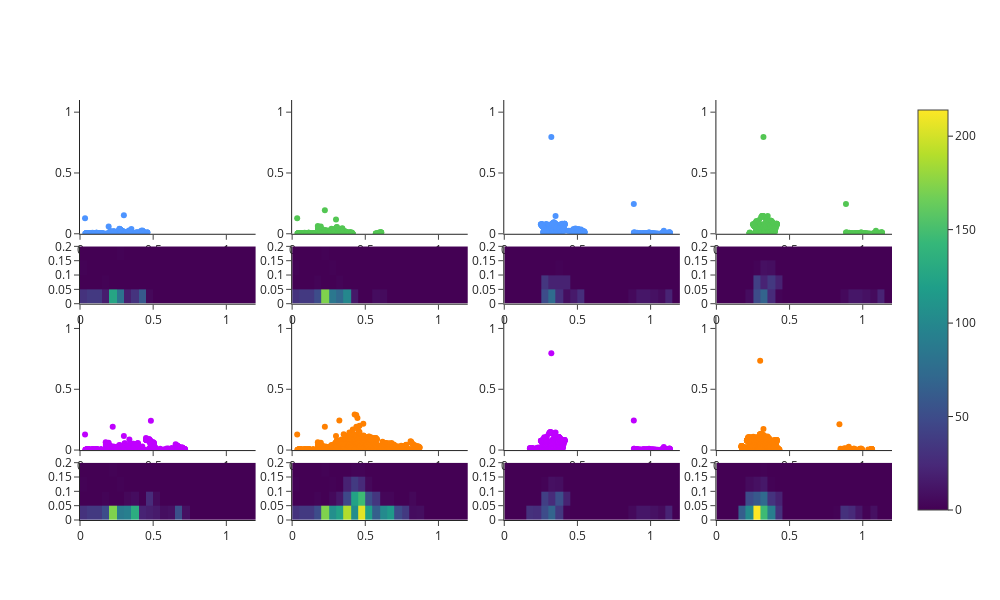

Notebook code for this chart:
### Code cell
x_end=1.2
y_end=.2
size=0.05
y_size=0.05
marker_color=['#4d94ff','#53c653','#bf00ff','#ff8000']

fig = make_subplots(
    rows=4, cols=4,
    column_widths=[0.25, 0.25, 0.25,0.25],
    row_heights=[0.35,0.15,0.35,0.15],
    vertical_spacing=0.03,
    horizontal_spacing=0.045,
    specs=[[ {"type": "scatter"},{"type": "scatter"},{"type": "scatter"},{"type": "scatter"}],
           [ {"type": "Histogram2d"},{"type": "Histogram2d"},{"type": "Histogram2d"},{"type": "Histogram2d"}],
           [ {"type": "scatter"},{"type": "scatter"},{"type": "scatter"},{"type": "scatter"}],
           [ {"type": "Histogram2d"},{"type": "Histogram2d"},{"type": "Histogram2d"},{"type": "Histogram2d"}]])

fig.add_trace(
    go.Scatter(
    x=x_1,
    y=y_1,
    mode='markers',
    marker_color=marker_color[0],
    ),
    row=1,col=1,
)

fig.update_xaxes(
    range=[0,1.2],  # sets the range of xaxis
)

fig.add_trace(
    go.Histogram2d(
    x=x_1,
    y=y_1,
    autobinx=False,
    xbins=dict(start=0, end=x_end, size=size),
    autobiny=False,
    ybins=dict(start=0, end=y_end, size=y_size),
    coloraxis = "coloraxis",
    ),
    row=2, col=1,
)

fig.add_trace(
    go.Scatter(
    x=x_2,
    y=y_2,
    mode='markers',
    marker_color=marker_color[1],
    ),
    row=1,col=2,
)

fig.add_trace(
    go.Histogram2d(
    x=x_2,
    y=y_2,
    autobinx=False,
    xbins=dict(start=0, end=x_end, size=size),
    autobiny=False,
    ybins=dict(start=0, end=y_end, size=y_size),
    coloraxis = "coloraxis",
    ),
    row=2, col=2,
)

fig.add_trace(
    go.Scatter(
    x=x_3,
    y=y_3,
    mode='markers',
    marker_color=marker_color[2],
    ),
    row=3,col=1,
)

fig.add_trace(
    go.Histogram2d(
    x=x_3,
    y=y_3,
    autobinx=False,
    xbins=dict(start=0, end=x_end, size=size),
    autobiny=False,
    ybins=dict(start=0, end=y_end, size=y_size),
    coloraxis = "coloraxis",
    ),
    row=4, col=1,
)

fig.add_trace(
    go.Scatter(
    x=x,
    y=y,
    mode='markers',
    marker_color=marker_color[3],
    ),
    row=3,col=2,
)

fig.add_trace(
    go.Histogram2d(
    x=x,
    y=y,
    autobinx=False,
    xbins=dict(start=0, end=x_end, size=size),
    autobiny=False,
    ybins=dict(start=0, end=y_end, size=y_size),
    coloraxis = "coloraxis",
    ),
    row=4, col=2,
)
#mild-----------------------------------------------------------

fig.add_trace(
    go.Scatter(
    x=xm_1,
    y=ym_1,
    mode='markers',
    marker_color=marker_color[0],
    ),
    row=1,col=3,
)

fig.update_xaxes(
    range=[0,1.2],  # sets the range of xaxis
)

fig.add_trace(
    go.Histogram2d(
    x=xm_1,
    y=ym_1,
    autobinx=False,
    xbins=dict(start=0, end=x_end, size=size),
    autobiny=False,
    ybins=dict(start=0, end=y_end, size=y_size),
    coloraxis = "coloraxis",
    ),
    row=2, col=3,
)

fig.add_trace(
    go.Scatter(
    x=xm_2,
    y=ym_2,
    mode='markers',
    marker_color=marker_color[1],
    ),
    row=1,col=4,
)

fig.add_trace(
    go.Histogram2d(
    x=xm_2,
    y=ym_2,
    autobinx=False,
    xbins=dict(start=0, end=x_end, size=size),
    autobiny=False,
    ybins=dict(start=0, end=y_end, size=y_size),
    coloraxis = "coloraxis",
    ),
    row=2, col=4,
)

fig.add_trace(
    go.Scatter(
    x=xm_3,
    y=ym_3,
    mode='markers',
    marker_color=marker_color[2],
    ),
    row=3,col=3,
)

fig.add_trace(
    go.Histogram2d(
    x=xm_3,
    y=ym_3,
    autobinx=False,
    xbins=dict(start=0, end=x_end, size=size),
    autobiny=False,
    ybins=dict(start=0, end=y_end, size=y_size),
    coloraxis = "coloraxis",
    ),
    row=4, col=3,
)

fig.add_trace(
    go.Scatter(
    x=xm,
    y=ym,
    mode='markers',
    marker_color=marker_color[3],
    ),
    row=3,col=4,
)

fig.add_trace(
    go.Histogram2d(
    x=xm,
    y=ym,
    autobinx=False,
    xbins=dict(start=0, end=x_end, size=size),
    autobiny=False,
    ybins=dict(start=0, end=y_end, size=y_size),
    coloraxis = "coloraxis",
    ),
    row=4, col=4,
)

fig.update_layout(
    height=600,
    width=1000,
    showlegend=False,
    template='simple_white'
)

y_range=1.1
fig['layout']['yaxis'].update(range=[0,y_range])
fig['layout']['yaxis2'].update(range=[0,y_range])
fig['layout']['yaxis3'].update(range=[0,y_range])
fig['layout']['yaxis4'].update(range=[0,y_range])
fig['layout']['yaxis9'].update(range=[0,y_range])
fig['layout']['yaxis10'].update(range=[0,y_range])
fig['layout']['yaxis11'].update(range=[0,y_range])
fig['layout']['yaxis12'].update(range=[0,y_range])


fig.show()

#pio.write_image(fig, 'E:/Topological_Analysis_of_Time_Series/pictures/pdf_graph_raw/Result_rapid2.pdf',scale=1,height=800,width=1200)

### Figure 1 — Plotly figure (JSON) as saved in the notebook; plotly's stock layout.template omitted (floating-point values rounded to 4 significant figures; data arrays with more than 128 entries replaced by an {"elided": "..."} marker saying what was removed)
{"data": [{"marker": {"color": "#4d94ff"}, "mode": "markers", "type": "scatter", "x": {"elided": "444 float values"}, "xaxis": "x", "y": {"elided": "444 float values"}, "yaxis": "y"}, {"autobinx": false, "autobiny": false, "coloraxis": "coloraxis", "type": "histogram2d", "x": {"elided": "444 float values"}, "xaxis": "x5", "xbins": {"end": 1.2, "size": 0.05, "start": 0}, "y": {"elided": "444 float values"}, "yaxis": "y5", "ybins": {"end": 0.2, "size": 0.05, "start": 0}}, {"marker": {"color": "#53c653"}, "mode": "markers", "type": "scatter", "x": {"elided": "615 float values"}, "xaxis": "x2", "y": {"elided": "615 float values"}, "yaxis": "y2"}, {"autobinx": false, "autobiny": false, "coloraxis": "coloraxis", "type": "histogram2d", "x": {"elided": "615 float values"}, "xaxis": "x6", "xbins": {"end": 1.2, "size": 0.05, "start": 0}, "y": {"elided": "615 float values"}, "yaxis": "y6", "ybins": {"end": 0.2, "size": 0.05, "start": 0}}, {"marker": {"color": "#bf00ff"}, "mode": "markers", "type": "scatter", "x": {"elided": "822 float values"}, "xaxis": "x9", "y": {"elided": "822 float values"}, "yaxis": "y9"}, {"autobinx": false, "autobiny": false, "coloraxis": "coloraxis", "type": "histogram2d", "x": {"elided": "822 float values"}, "xaxis": "x13", "xbins": {"end": 1.2, "size": 0.05, "start": 0}, "y": {"elided": "822 float values"}, "yaxis": "y13", "ybins": {"end": 0.2, "size": 0.05, "start": 0}}, {"marker": {"color": "#ff8000"}, "mode": "markers", "type": "scatter", "x": {"elided": "2082 float values"}, "xaxis": "x10", "y": {"elided": "2082 float values"}, "yaxis": "y10"}, {"autobinx": false, "autobiny": false, "coloraxis": "coloraxis", "type": "histogram2d", "x": {"elided": "2082 float values"}, "xaxis": "x14", "xbins": {"end": 1.2, "size": 0.05, "start": 0}, "y": {"elided": "2082 float values"}, "yaxis": "y14", "ybins": {"end": 0.2, "size": 0.05, "start": 0}}, {"marker": {"color": "#4d94ff"}, "mode": "markers", "type": "scatter", "x": {"elided": "370 float values"}, "xaxis": "x3", "y": {"elided": "370 float values"}, "yaxis": "y3"}, {"autobinx": false, "autobiny": false, "coloraxis": "coloraxis", "type": "histogram2d", "x": {"elided": "370 float values"}, "xaxis": "x7", "xbins": {"end": 1.2, "size": 0.05, "start": 0}, "y": {"elided": "370 float values"}, "yaxis": "y7", "ybins": {"end": 0.2, "size": 0.05, "start": 0}}, {"marker": {"color": "#53c653"}, "mode": "markers", "type": "scatter", "x": {"elided": "357 float values"}, "xaxis": "x4", "y": {"elided": "357 float values"}, "yaxis": "y4"}, {"autobinx": false, "autobiny": false, "coloraxis": "coloraxis", "type": "histogram2d", "x": {"elided": "357 float values"}, "xaxis": "x8", "xbins": {"end": 1.2, "size": 0.05, "start": 0}, "y": {"elided": "357 float values"}, "yaxis": "y8", "ybins": {"end": 0.2, "size": 0.05, "start": 0}}, {"marker": {"color": "#bf00ff"}, "mode": "markers", "type": "scatter", "x": {"elided": "441 float values"}, "xaxis": "x11", "y": {"elided": "441 float values"}, "yaxis": "y11"}, {"autobinx": false, "autobiny": false, "coloraxis": "coloraxis", "type": "histogram2d", "x": {"elided": "441 float values"}, "xaxis": "x15", "xbins": {"end": 1.2, "size": 0.05, "start": 0}, "y": {"elided": "441 float values"}, "yaxis": "y15", "ybins": {"end": 0.2, "size": 0.05, "start": 0}}, {"marker": {"color": "#ff8000"}, "mode": "markers", "type": "scatter", "x": {"elided": "995 float values"}, "xaxis": "x12", "y": {"elided": "995 float values"}, "yaxis": "y12"}, {"autobinx": false, "autobiny": false, "coloraxis": "coloraxis", "type": "histogram2d", "x": {"elided": "995 float values"}, "xaxis": "x16", "xbins": {"end": 1.2, "size": 0.05, "start": 0}, "y": {"elided": "995 float values"}, "yaxis": "y16", "ybins": {"end": 0.2, "size": 0.05, "start": 0}}], "layout": {"height": 600, "showlegend": false, "width": 1000, "xaxis": {"anchor": "y", "domain": [0, 0.2162], "range": [0, 1.2]}, "xaxis10": {"anchor": "y10", "domain": [0.2612, 0.4775], "range": [0, 1.2]}, "xaxis11": {"anchor": "y11", "domain": [0.5225, 0.7388], "range": [0, 1.2]}, "xaxis12": {"anchor": "y12", "domain": [0.7837, 1], "range": [0, 1.2]}, "xaxis13": {"anchor": "y13", "domain": [0, 0.2162], "range": [0, 1.2]}, "xaxis14": {"anchor": "y14", "domain": [0.2612, 0.4775], "range": [0, 1.2]}, "xaxis15": {"anchor": "y15", "domain": [0.5225, 0.7388], "range": [0, 1.2]}, "xaxis16": {"anchor": "y16", "domain": [0.7837, 1], "range": [0, 1.2]}, "xaxis2": {"anchor": "y2", "domain": [0.2612, 0.4775], "range": [0, 1.2]}, "xaxis3": {"anchor": "y3", "domain": [0.5225, 0.7388], "range": [0, 1.2]}, "xaxis4": {"anchor": "y4", "domain": [0.7837, 1], "range": [0, 1.2]}, "xaxis5": {"anchor": "y5", "domain": [0, 0.2162], "range": [0, 1.2]}, "xaxis6": {"anchor": "y6", "domain": [0.2612, 0.4775], "range": [0, 1.2]}, "xaxis7": {"anchor": "y7", "domain": [0.5225, 0.7388], "range": [0, 1.2]}, "xaxis8": {"anchor": "y8", "domain": [0.7837, 1], "range": [0, 1.2]}, "xaxis9": {"anchor": "y9", "domain": [0, 0.2162], "range": [0, 1.2]}, "yaxis": {"anchor": "x", "domain": [0.6815, 1], "range": [0, 1.1]}, "yaxis10": {"anchor": "x10", "domain": [0.1665, 0.485], "range": [0, 1.1]}, "yaxis11": {"anchor": "x11", "domain": [0.1665, 0.485], "range": [0, 1.1]}, "yaxis12": {"anchor": "x12", "domain": [0.1665, 0.485], "range": [0, 1.1]}, "yaxis13": {"anchor": "x13", "domain": [0, 0.1365]}, "yaxis14": {"anchor": "x14", "domain": [0, 0.1365]}, "yaxis15": {"anchor": "x15", "domain": [0, 0.1365]}, "yaxis16": {"anchor": "x16", "domain": [0, 0.1365]}, "yaxis2": {"anchor": "x2", "domain": [0.6815, 1], "range": [0, 1.1]}, "yaxis3": {"anchor": "x3", "domain": [0.6815, 1], "range": [0, 1.1]}, "yaxis4": {"anchor": "x4", "domain": [0.6815, 1], "range": [0, 1.1]}, "yaxis5": {"anchor": "x5", "domain": [0.515, 0.6515]}, "yaxis6": {"anchor": "x6", "domain": [0.515, 0.6515]}, "yaxis7": {"anchor": "x7", "domain": [0.515, 0.6515]}, "yaxis8": {"anchor": "x8", "domain": [0.515, 0.6515]}, "yaxis9": {"anchor": "x9", "domain": [0.1665, 0.485], "range": [0, 1.1]}}}
